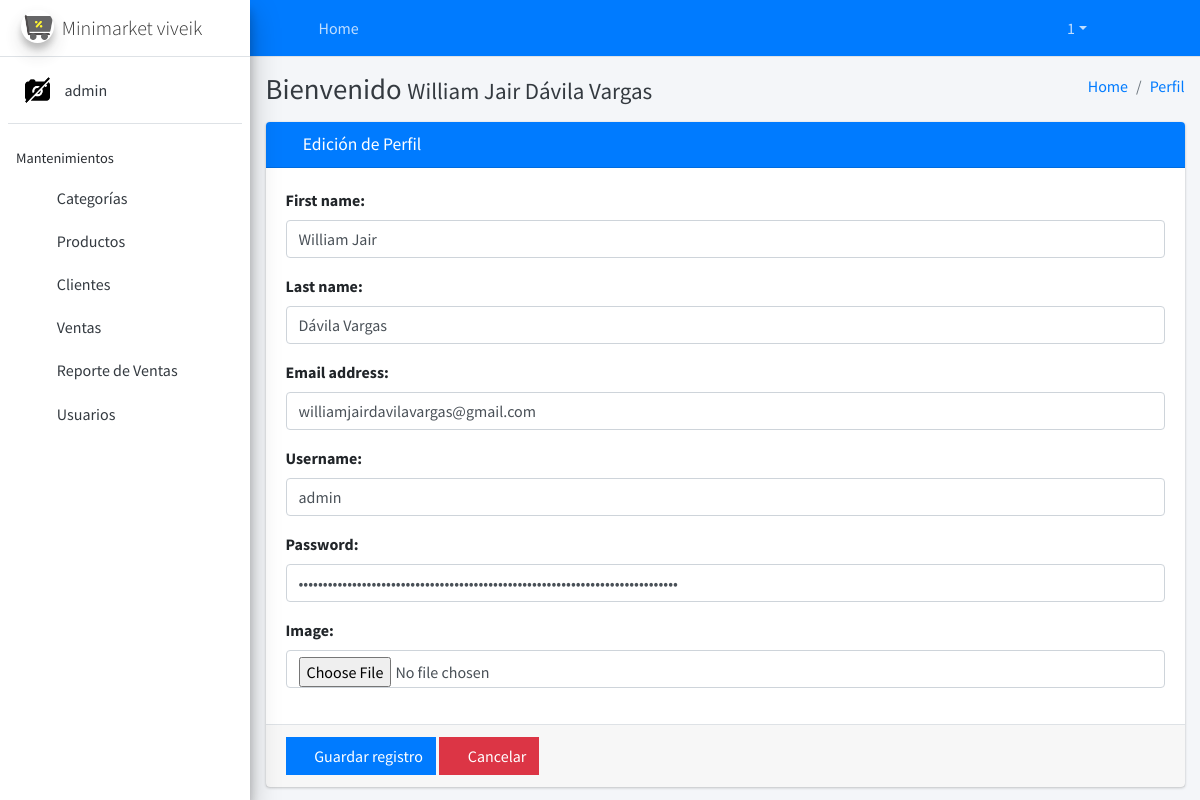
The app's page /user/profile/ (signed in) with its own data.
### core/user/models.py (models this page shows, shortened)
class User(AbstractUser):
    image = models.ImageField(upload_to='users/%Y/%m/%d', null=True, blank=True)
    token = models.UUIDField(primary_key=False, editable=False, null=True, blank=True)
    def get_image(self):
        if self.image:
            return '{}{}'.format(MEDIA_URL, self.image)
        return '{}{}'.format(STATIC_URL, 'img/empty.png')

### core/user/views.py (the view, shortened to what this page needs)
# urls.py: path('profile/', UserProfileView.as_view(), name='user_profile'),
class UserProfileView(LoginRequiredMixin, UpdateView):
    model = User
    form_class = UserProfileForm
    template_name = 'user/profile.html'
    success_url = reverse_lazy('erp:dashboard')
    @method_decorator(csrf_exempt)
    def dispatch(self, request, *args, **kwargs):
        self.object = self.get_object()
        return super().dispatch(request, *args, **kwargs)
    def get_object(self, queryset=None):
        return self.request.user
    def get_context_data(self, **kwargs):
        context = super().get_context_data(**kwargs)
        context['title'] = 'Edición de Perfil'
        context['entity'] = 'Perfil'
        context['list_url'] = self.success_url
        context['action'] = 'edit'
        return context

### core/user/templates/user/profile.html
{% extends 'form.html' %}

### templates/form.html (shortened to what this page needs)
{% extends 'layout.html' %}
{% load widget_tweaks %}
{% block content %}
    <form method="post" action="." enctype="multipart/form-data">
        <div class="card card-primary">
            <div class="card-header">
                <h3 class="card-title">
                    {% if action == 'add' %}
                        <i class="fas fa-plus"></i>
                    {% else %}
                        <i class="fas fa-edit"></i>
                    {% endif %}
                    {{ title }}
                </h3>
            </div>
            <div class="card-body">
                {% for field in form.visible_fields %}
                    <div class="form-group">
                        <label for="email">{{ field.label }}:</label>
                        {{ field|add_class:'form-control'|attr:'autocomplete:off' }}
                    </div>
                {% endfor %}
            </div>
            <div class="card-footer">
                <button type="submit" class="btn btn-primary btn-flat">
                    <i class="fas fa-save"></i> Guardar registro
                </button>
                <a href="{{ list_url }}" class="btn btn-danger btn-flat">
                    <i class="fas fa-times"></i> Cancelar
                </a>
            </div>
        </div>
    </form>
{% endblock %}

### templates/layout.html
{% extends 'vtc/body.html' %}

### templates/vtc/body.html (shortened to what this page needs)
{% extends 'home.html' %}
{% block body %}
    <body class="hold-transition sidebar-mini layout-fixed">
    <div class="wrapper">
        {% include 'vtc/header.html' %}
        {% include 'vtc/sidebar.html' %}
        <div class="content-wrapper">
            <div class="content-header">
                <div class="container-fluid">
                    <div class="row">
                        <div class="col-sm-6">
                            <h1 class="m-0 text-dark"> Bienvenido <small>{{ request.user.get_full_name }}</small></h1>
                        </div>
                        <div class="col-sm-6">
                            <ol class="breadcrumb float-sm-right">
                                <li class="breadcrumb-item"><a href="{% url 'erp:dashboard' %}">Home</a></li>
                                <li class="breadcrumb-item"><a href="{{ list_url }}">{{ entity }}</a></li>
                            </ol>
                        </div>
                    </div>
                </div>
            </div>
            <div class="content">
                <div class="container-fluid">
                    {% block content %}
                    {% endblock %}
                </div>
            </div>
        </div>
    </div>
    </body>
{% endblock %}

### templates/home.html (shortened to what this page needs)
{% load static %}
<!DOCTYPE html>
<html lang="en">
<head>
    <link rel="stylesheet" href="{% static 'lib/adminlte-3.0.4/plugins/font-awesome-5.11.1/css/all.min.css' %}">
    <link rel="stylesheet" href="{% static 'lib/adminlte-3.0.4/css/adminlte.min.css' %}">
    <link rel="stylesheet" href="{% static 'lib/jquery-confirm-v3.3.4/jquery-confirm.min.css' %}">
    <link rel="stylesheet" href="{% static 'css/mystyle.css' %}">
</head>
{% block body %}
{% endblock %}
</html>

### templates/vtc/header.html (shortened to what this page needs)
<nav class="main-header navbar navbar-expand navbar-dark navbar-primary">
    <ul class="navbar-nav">
        <li class="nav-item">
            <a class="nav-link" data-widget="pushmenu" href="#" role="button"><i class="fas fa-bars"></i></a>
        </li>
        <li class="nav-item d-none d-sm-inline-block">
            <a href="{% url 'erp:dashboard' %}" class="nav-link">Home</a>
        </li>
    </ul>
    <ul class="navbar-nav ml-auto">
        {% if request.user.groups.all %}
            <li class="nav-item dropdown">
                <a id="dropdownSubMenu1" href="#" data-toggle="dropdown" aria-haspopup="true" aria-expanded="false"
                   class="nav-link{% if request.user.groups.all.count > 1 %} dropdown-toggle{% endif %}">{{ request.session.group }}</a>
            </li>
        {% endif %}
        <li class="nav-item dropdown">
            <a class="nav-link" data-toggle="dropdown" href="#">
                <i class="fas fa-users-cog"></i>
            </a>
        </li>
        <li class="nav-item">
            <a class="nav-link" href="{% url 'logout' %}">
                <i class="fas fa-power-off" aria-hidden="true"></i>
            </a>
        </li>
    </ul>
</nav>

### templates/vtc/sidebar.html
{% load static %}
<aside class="main-sidebar sidebar-light-primary elevation-4">
	<a href="{% url 'erp:dashboard' %}" class="brand-link">
		<img
			src="{% static 'img/logo.png' %}"
			alt="AdminLTE Logo"
			class="brand-image img-circle elevation-3"
			style="opacity: 0.8"
		/>
		<span class="brand-text font-weight-light">Minimarket viveik</span>
	</a>
	<div class="sidebar">
		<div class="user-panel mt-3 pb-3 mb-3 d-flex">
			<div class="image">
				<img src="{{ request.user.get_image }}" class="img-circle" alt="User Image" />
			</div>
			<div class="info">
				<a href="#" class="d-block">{{ request.user.username }}</a>
			</div>
		</div>
		<nav class="mt-2">
			<ul class="nav nav-pills nav-sidebar flex-column" data-widget="treeview" role="menu" data-accordion="false">
				<li class="nav-header">Mantenimientos</li>
				<li class="nav-item">
					<a href="{% url 'erp:category_list' %}" class="nav-link">
						<i class="nav-icon fas fa-truck-loading"></i>
						<p>Categorías</p>
					</a>
				</li>
				<li class="nav-item">
					<a href="{% url 'erp:product_list' %}" class="nav-link">
						<i class="nav-icon fas fa-boxes"></i>
						<p>Productos</p>
					</a>
				</li>
				<li class="nav-item">
					<a href="{% url 'erp:client_list' %}" class="nav-link">
						<i class="nav-icon fas fa-users"></i>
						<p>Clientes</p>
					</a>
				</li>
				<li class="nav-item">
					<a href="{% url 'erp:sale_list' %}" class="nav-link">
						<i class="nav-icon fas fa-shopping-cart"></i>
						<p>Ventas</p>
					</a>
				</li>
				<li class="nav-item">
					<a href="{% url 'sale_report' %}" class="nav-link">
						<i class="nav-icon fas fa-chart-bar"></i>
						<p>Reporte de Ventas</p>
					</a>
				</li>
				<li class="nav-item">
					<a href="{% url 'user:user_list' %}" class="nav-link">
						<i class="nav-icon fas fa-user-friends"></i>
						<p>Usuarios</p>
					</a>
				</li>
			</ul>
		</nav>
	</div>
</aside>

### static/css/mystyle.css (style rules this page uses)
.card-footer { border-top: 1px solid #dee2e6; }
.btn { color: white !important; }

### records on screen
User: user.username "admin", user.get_full_name "William Jair Dávila Vargas", visible_fields "William Jair" "Dávila Vargas" "williamjairdavilavargas@gmail.com" "admin"

### other values on screen
{{ request.session.group }} "1"
{{ entity }} "Perfil"
{{ title }} "Edición de Perfil"
{{ field.label }} "First name" "Last name" "Email address" "Username" "Password" "Image"
